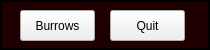
<?xml version="1.0" encoding="UTF-8"?>
<ui version="4.0">
 <class>InGameMenu</class>
 <widget class="QWidget" name="InGameMenu">
  <property name="geometry">
   <rect>
    <x>0</x>
    <y>0</y>
    <width>210</width>
    <height>50</height>
   </rect>
  </property>
  <property name="windowTitle">
   <string>Form</string>
  </property>
  <widget class="QPushButton" name="quit">
   <property name="geometry">
    <rect>
     <x>110</x>
     <y>10</y>
     <width>75</width>
     <height>31</height>
    </rect>
   </property>
   <property name="text">
    <string>Quit</string>
   </property>
  </widget>
  <widget class="QPushButton" name="showBurrowList">
   <property name="geometry">
    <rect>
     <x>20</x>
     <y>10</y>
     <width>75</width>
     <height>31</height>
    </rect>
   </property>
   <property name="text">
    <string>Burrows</string>
   </property>
  </widget>
  <widget class="QLabel" name="background">
   <property name="geometry">
    <rect>
     <x>0</x>
     <y>0</y>
     <width>210</width>
     <height>50</height>
    </rect>
   </property>
   <property name="styleSheet">
    <string notr="true">border: 2px solid black; padding: 5px; background: rgb(30, 0, 0)</string>
   </property>
   <property name="text">
    <string/>
   </property>
  </widget>
  <zorder>background</zorder>
  <zorder>quit</zorder>
  <zorder>showBurrowList</zorder>
 </widget>
 <resources/>
 <connections/>
</ui>
